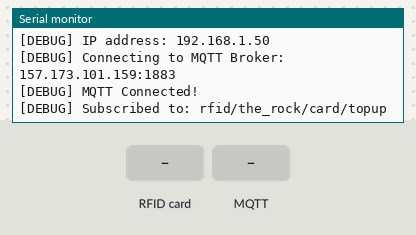
Simulated run of this sketch. Board: ESP8266 (NodeMCU). Parts: the last lines printed to the serial monitor. The test bench sets the inputs (shaded band). WiFi joins after 1.5 s; servers stay silent unless stated; no MQTT or app messages arrive unless stated.

Above: at 2.7 s.
2.8 s: RFID card 5E 7A 19 C4 held to the reader
At 3.4 s:
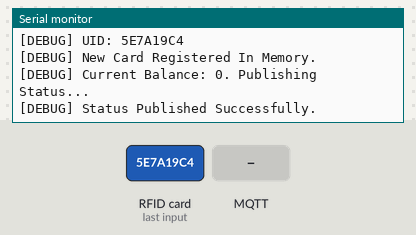
4.3 s: MQTT message "1" arrives on the first subscribed topic
At 5.1 s:
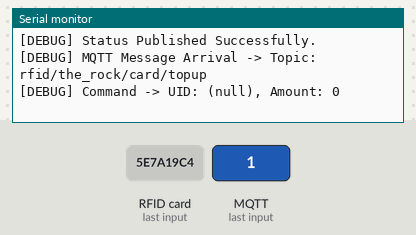
5.8 s: MQTT message "on" arrives on the first subscribed topic
At 6.9 s:
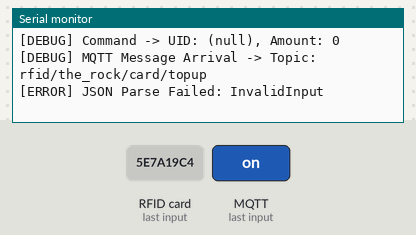

Measured:
- after the input at 2.8 s, the serial monitor: prints a new line at once (image 1)
- after the input at 4.3 s, the serial monitor: prints a new line at once (image 2)
- after the input at 5.8 s, the serial monitor: prints a new line at once (image 3)

The sketch:

firmware.ino
```cpp
#include <ESP8266WiFi.h>
#include <PubSubClient.h>
#include <SPI.h>
#include <MFRC522.h>
#include <ArduinoJson.h>

// --- WiFi & MQTT Configuration ---
const char* TEAM_ID       = "the_rock";
const char* WIFI_SSID     = "EdNet";
const char* WIFI_PASSWORD = "Huawei@123";
const char* MQTT_BROKER   = "157.173.101.159";
const int MQTT_PORT       = 1883;

// --- MQTT Topics ---
String BASE_TOPIC    = String("rfid/") + TEAM_ID + "/";
String STATUS_TOPIC  = BASE_TOPIC + "card/status";
String TOPUP_TOPIC   = BASE_TOPIC + "card/topup";
String BALANCE_TOPIC = BASE_TOPIC + "card/balance";

// --- Pins (NodeMCU ESP8266) ---
const int RST_PIN = D1;
const int SS_PIN  = D2;

WiFiClient espClient;
PubSubClient client(espClient);
MFRC522 mfrc522(SS_PIN, RST_PIN);

// --- Memory-Based Balance Tracking ---
struct CardBalance {
  String uid;
  uint32_t balance;
};
CardBalance cards[20];
int cardCount = 0;

void setup_wifi() {
  delay(10);
  Serial.printf("\n[DEBUG] Connecting to WiFi: %s\n", WIFI_SSID);

  WiFi.mode(WIFI_STA);
  WiFi.begin(WIFI_SSID, WIFI_PASSWORD);

  int counter = 0;
  while (WiFi.status() != WL_CONNECTED) {
    delay(500);
    Serial.print(".");
    if (++counter > 40) { // 20 seconds timeout
      Serial.println("\n[ERROR] WiFi Connection Timeout! Check SSID/Password or Signal.");
      counter = 0;
    }
  }

  Serial.println("\n[DEBUG] WiFi connected!");
  Serial.print("[DEBUG] IP address: ");
  Serial.println(WiFi.localIP());
}

void callback(char* topic, byte* payload, unsigned int length) {
  Serial.printf("\n[DEBUG] MQTT Message Arrival -> Topic: %s\n", topic);

  StaticJsonDocument<256> doc;
  DeserializationError error = deserializeJson(doc, payload, length);

  if (error) {
    Serial.printf("[ERROR] JSON Parse Failed: %s\n", error.c_str());
    return;
  }

  const char* target_uid = doc["uid"];
  uint32_t amount = doc["amount"];
  Serial.printf("[DEBUG] Command -> UID: %s, Amount: %u\n", target_uid, amount);

  for (int i = 0; i < cardCount; i++) {
    if (cards[i].uid == String(target_uid)) {
      cards[i].balance += amount;
      Serial.printf("[DEBUG] Balance Updated for %s -> New: %u\n", target_uid, cards[i].balance);

      StaticJsonDocument<128> out;
      out["uid"] = cards[i].uid;
      out["new_balance"] = cards[i].balance;
      char buffer[128];
      serializeJson(out, buffer);
      client.publish(BALANCE_TOPIC.c_str(), buffer);
      return;
    }
  }
}

void reconnect() {
  while (!client.connected()) {
    Serial.printf("[DEBUG] Connecting to MQTT Broker: %s:%d\n", MQTT_BROKER, MQTT_PORT);
    String clientId = "esp8266_the_rock_" + String(ESP.getChipId(), HEX);

    if (client.connect(clientId.c_str())) {
      Serial.println("[DEBUG] MQTT Connected!");
      client.subscribe(TOPUP_TOPIC.c_str());
      Serial.printf("[DEBUG] Subscribed to: %s\n", TOPUP_TOPIC.c_str());
    } else {
      Serial.printf("[ERROR] MQTT Failed, rc=%d. Retrying in 5s...\n", client.state());
      delay(5000);
    }
  }
}

void setup() {
  Serial.begin(115200);
  Serial.println("\n\n====================================");
  Serial.println("   EMERALD WALLET DEBUG START      ");
  Serial.println("====================================");

  SPI.begin();
  mfrc522.PCD_Init();

  byte v = mfrc522.PCD_ReadRegister(mfrc522.VersionReg);
  Serial.printf("[DEBUG] RC522 Version: 0x%02X\n", v);
  if (v == 0x00 || v == 0xFF) {
    Serial.println("[ERROR] RC522 Communication Failed! Check Wiring (D1, D2, D5, D6, D7).");
  }

  setup_wifi();
  client.setServer(MQTT_BROKER, MQTT_PORT);
  client.setCallback(callback);
}

void loop() {
  if (!client.connected()) reconnect();
  client.loop();

  if (!mfrc522.PICC_IsNewCardPresent()) return;
  if (!mfrc522.PICC_ReadCardSerial()) return;

  Serial.println("\n[DEBUG] RFID Tag Detected!");

  String uid_str = "";
  for (byte i = 0; i < mfrc522.uid.size; i++) {
    uid_str += String(mfrc522.uid.uidByte[i] < 0x10 ? "0" : "");
    uid_str += String(mfrc522.uid.uidByte[i], HEX);
  }
  uid_str.toUpperCase();
  Serial.printf("[DEBUG] UID: %s\n", uid_str.c_str());

  uint32_t current_balance = 0;
  bool known = false;
  for (int i = 0; i < cardCount; i++) {
    if (cards[i].uid == uid_str) {
      current_balance = cards[i].balance;
      known = true;
      break;
    }
  }

  if (!known && cardCount < 20) {
    cards[cardCount].uid = uid_str;
    cards[cardCount].balance = 0;
    cardCount++;
    Serial.println("[DEBUG] New Card Registered In Memory.");
  }

  Serial.printf("[DEBUG] Current Balance: %u. Publishing Status...\n", current_balance);

  StaticJsonDocument<128> statusDoc;
  statusDoc["uid"] = uid_str;
  statusDoc["balance"] = current_balance;
  char statusBuffer[128];
  serializeJson(statusDoc, statusBuffer);

  if (client.publish(STATUS_TOPIC.c_str(), statusBuffer)) {
    Serial.println("[DEBUG] Status Published Successfully.");
  } else {
    Serial.println("[ERROR] Status Publish Failed!");
  }

  mfrc522.PICC_HaltA();
  mfrc522.PCD_StopCrypto1();
  delay(1000);
}
```
